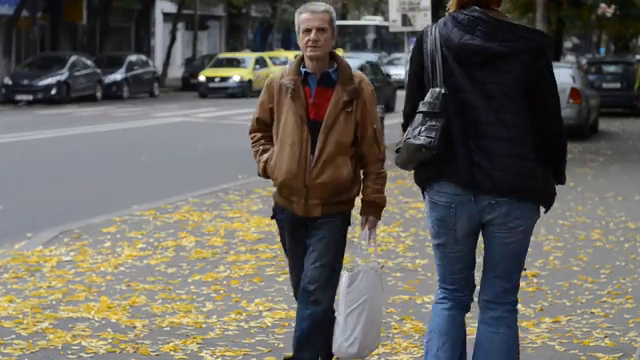
#> input picture frame 95 of lab_2/video_street/Video_1.mp4, 640 x 360 px
$ python lab_2_video_street.py
#> lines starting #> are read from the running program, lines starting #| are printed output that depends on the picture
import cv2
import imageio

cap = cv2.VideoCapture('Video_1.mp4')

# Ініціалізація класифікатора для розпізнавання людей
hog = cv2.HOGDescriptor()
hog.setSVMDetector(cv2.HOGDescriptor_getDefaultPeopleDetector())

# Список для збереження кадрів
frames = []

while True:
    ret, frame = cap.read()
#> frame is the input picture: shape (360, 640, 3); mean B, G, R 91.6, 98.2, 101.5

    if not ret:
        break

    # Зменшення розміру кадру до 50% від оригінального розміру
    scale_percent = 50
    width = int(frame.shape[1] * scale_percent / 100)
#> width = 320
    height = int(frame.shape[0] * scale_percent / 100)
#> height = 180
    frame = cv2.resize(frame, (width, height), interpolation=cv2.INTER_AREA)
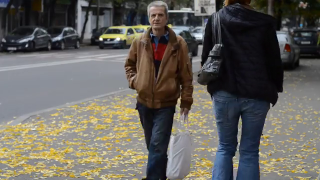
#> frame: shape (180, 320, 3); mean B, G, R 91.7, 98.3, 101.6

    # Розпізнавання людей у кадрі
    boxes, weights = hog.detectMultiScale(frame, winStride=(8, 8), scale=1.1)
#> boxes = (); weights = ()
    for (x, y, w, h) in boxes:
        cv2.rectangle(frame, (x, y), (x + w, y + h), (0, 255, 255), 2)
#> this loop made 0 passes

    cv2.imshow('People Detection', frame)

    # Додавання кадру
    frames.append(cv2.cvtColor(frame, cv2.COLOR_BGR2RGB))

    # Закриття вікна при натисканні клавіші 'q'
    if cv2.waitKey(1) & 0xFF == ord('q'):
#> (key q is pressed here)
        break

cap.release()
cv2.destroyAllWindows()

# Збереження кадрів у гіф
imageio.mimsave('Video_1.gif', frames, fps=25)

$ run again, starting later in the video
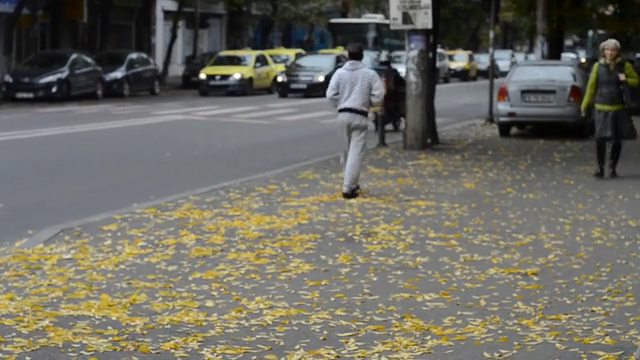
#> input picture frame 430 of lab_2/video_street/Video_1.mp4, 640 x 360 px
#> frame is the input picture: shape (360, 640, 3); mean B, G, R 96.8, 107, 109.1
#> `frame = cv2.resize(frame, (width, height), interpolation=cv2.INTER_AREA)`:
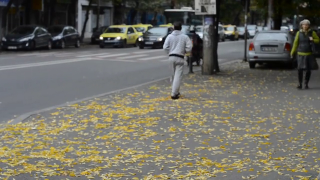
#> frame: shape (180, 320, 3); mean B, G, R 96.9, 107.1, 109.2
#> boxes = ()

$ run again, starting later in the video
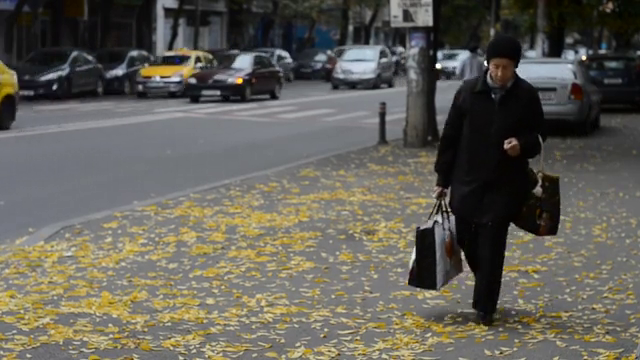
#> input picture frame 765 of lab_2/video_street/Video_1.mp4, 640 x 360 px
#> frame is the input picture: shape (360, 640, 3); mean B, G, R 86.8, 95.8, 98.4
#> `frame = cv2.resize(frame, (width, height), interpolation=cv2.INTER_AREA)`:
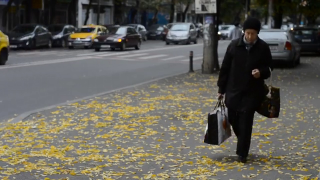
#> frame: shape (180, 320, 3); mean B, G, R 87, 95.9, 98.6
#> boxes = ()
